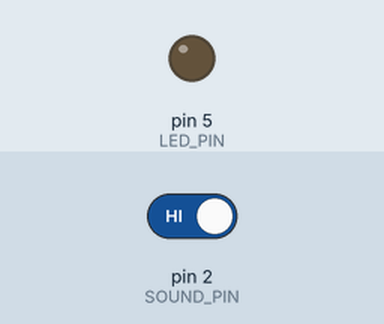
This sketch was run on a simulated Arduino Uno, built with avr-gcc and run on an emulated ATmega328P. On the bench: output pins drawn as LEDs (lit = HIGH). The test bench sets the inputs (shaded band); at power-on: pin 2 (SOUND_PIN) HIGH.

Above: at 1.2 s.
1.3 s: pin 2 (SOUND_PIN) driven LOW
At 1.8 s:
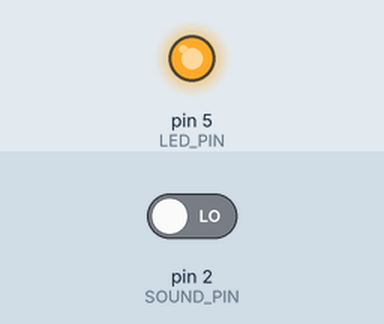
2.8 s: pin 2 (SOUND_PIN) driven HIGH
At 4.1 s:
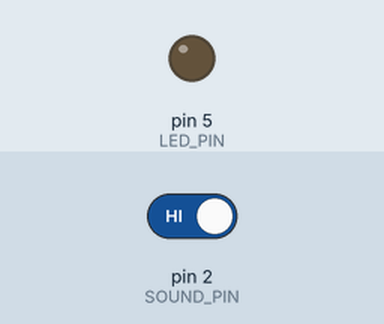
Timing chart, 0 to 5.8 s (numbered marks = the images above; inputs shaded):
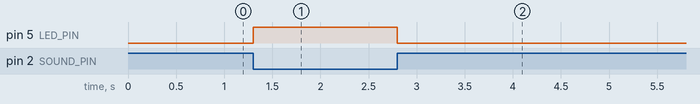

The sketch:

SoundModule.ino
```cpp
#define SOUND_PIN   2
#define LED_PIN 5
int sound_val;

void setup() {
  // put your setup code here, to run once:
  pinMode(SOUND_PIN, INPUT);
  pinMode(LED_PIN, OUTPUT);

}

void loop() {
  sound_val = digitalRead(SOUND_PIN);

  if (sound_val == LOW) { //It is dark
    digitalWrite(LED_PIN,HIGH); //Turn on the LED
    delay(50);
  } else { //It is bright
      digitalWrite(LED_PIN,LOW); //Turn off the LED
  }


}
```

Measured:
- after the input at 1.3 s, pin 5 (LED_PIN): LOW → HIGH at once
- after the input at 2.8 s, pin 5 (LED_PIN): HIGH → LOW at once
